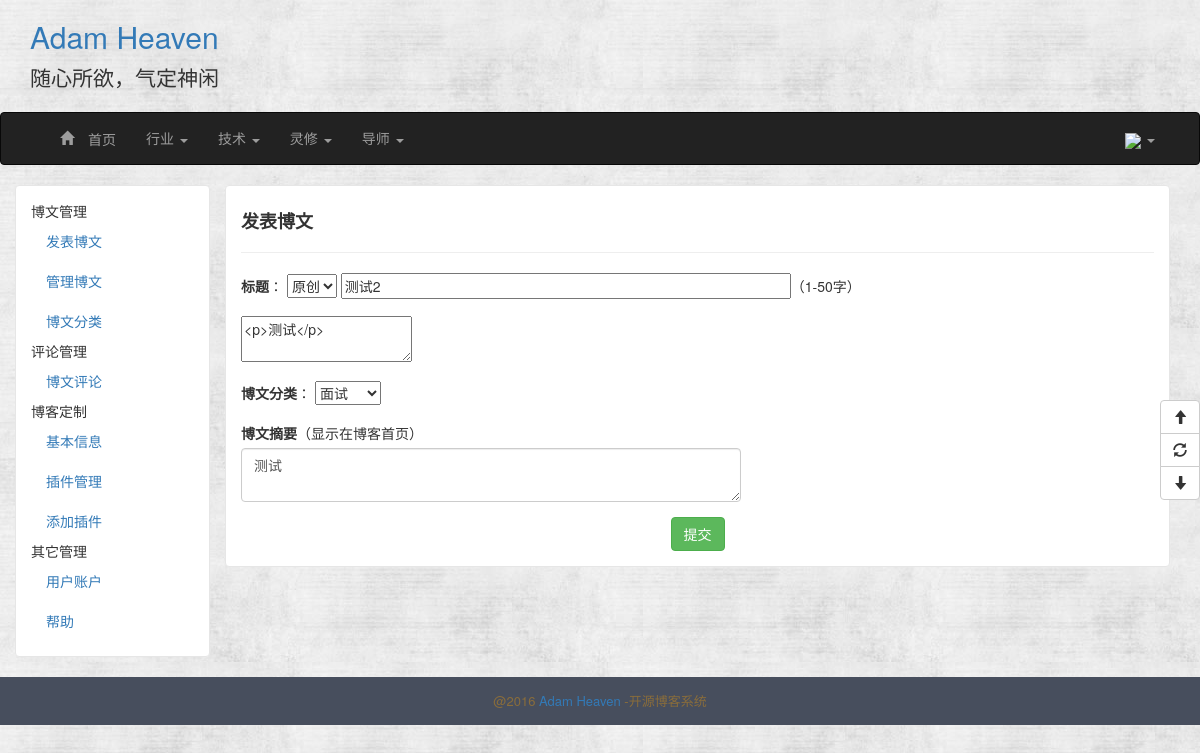
/blog/manage/edit-articles/11 (signed in), run on an earlier commit of the app's database.
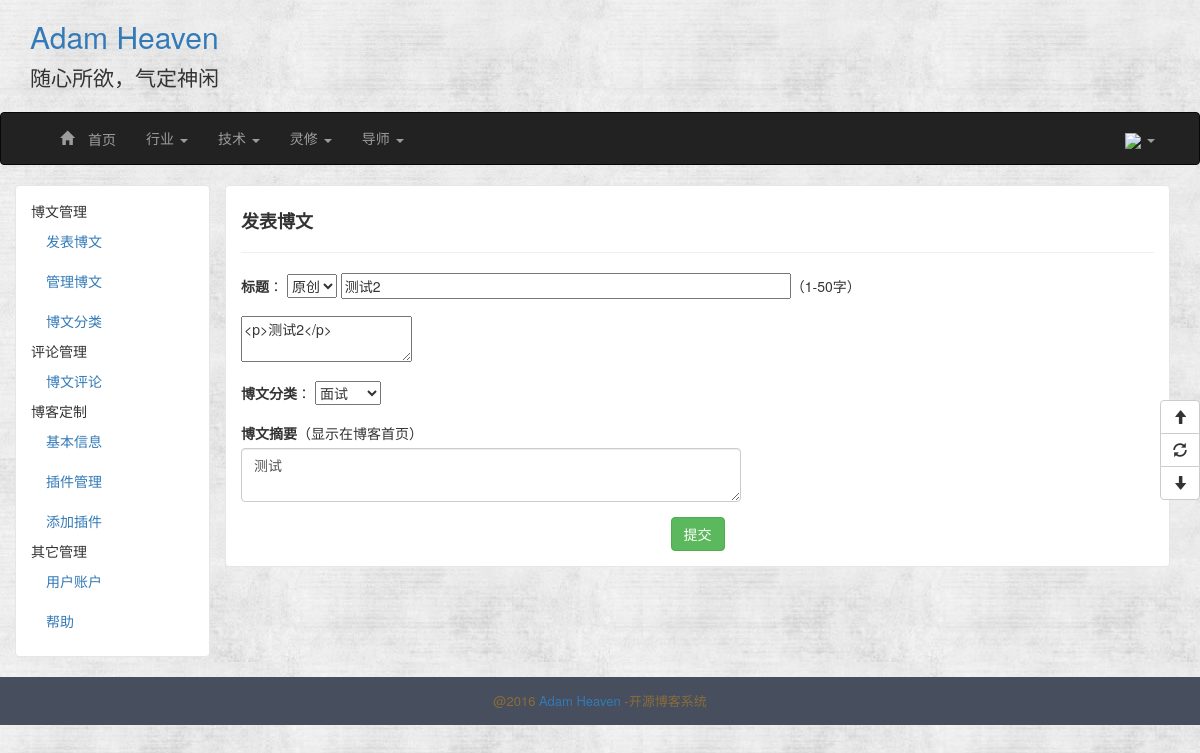
And on a later commit of the database.
### blog/models.py (models this page shows, shortened)
class BlogInfo(db.Model):
    __tablename__ = 'blog_info'
    id = db.Column(db.Integer, primary_key=True)
    title = db.Column(db.String(64))
    signature = db.Column(db.Text)
    navbar = db.Column(db.String(64))

class Menu(db.Model):
    __tablename__ = 'menus'
    id = db.Column(db.Integer, primary_key=True)
    name = db.Column(db.String(64), unique=True)
    types = db.relationship('ArticleType', backref='menu', lazy='dynamic')
    order = db.Column(db.Integer, default=0, nullable=False)

class Article(db.Model):
    __tablename__ = 'articles'
    id = db.Column(db.Integer, primary_key=True)
    title = db.Column(db.String(64), unique=True)
    content = db.Column(db.Text)
    summary = db.Column(db.Text)
    create_time = db.Column(db.DateTime, index=True, default=datetime.utcnow)
    update_time = db.Column(db.DateTime, index=True, default=datetime.utcnow)
    num_of_view = db.Column(db.Integer, default=0)
    article_type_id = db.Column(db.Integer, db.ForeignKey('article_types.id'))
    source_id = db.Column(db.Integer, db.ForeignKey('sources.id'))
    comments = db.relationship('Comment', backref='article', lazy='dynamic')

### blog/manage/views.py (the view, shortened to what this page needs)
@manage_blog_bp.route('/edit-articles/<int:id>', methods=['GET', 'POST'])
@login_required
def editArticles(id):
    article = Article.query.get_or_404(id)
    form = SubmitArticlesForm()
    sources = [(s.id, s.name) for s in Source.query.all()]
    form.source.choices = sources
    types = [(t.id, t.name) for t in ArticleType.query.all()]
    form.types.choices = types
    form.source.data = article.source_id
    form.title.data = article.title
    form.content.data = article.content
    form.types.data = article.article_type_id
    form.summary.data = article.summary
    return render_template('manage/submit_articles.html', form=form)

### blog/manage/forms.py
class SubmitArticlesForm(CommonForm):
    title = StringField(u'标题', validators=[DataRequired(), Length(1, 64)])
    content = TextAreaField(u'博文内容', validators=[DataRequired()])
    summary = TextAreaField(u'博文摘要', validators=[DataRequired()])

### blog/models.py (called while the page is built)
    @property
    def is_hide(self):
        if self.setting:
            return self.setting.hide
        else:
            return False

### um/models.py (called while the page is built)
    def gravatar(self, size=40, default='identicon', rating='g'):
        url = 'http://gravatar.duoshuo.com/avatar'
        hash = self.avatar_hash or hashlib.md5(
            self.email.encode('utf-8')).hexdigest()
        return '{url}/{hash}?s={size}&d={default}&r={rating}'.format(
            url=url, hash=hash, size=size, default=default, rating=rating)

### blog/templates/manage/submit_articles.html (shortened to what this page needs)
{% extends 'manage/manage_base.html' %}
{% block stylesheet %}
    {{ super() }}
    <link rel="stylesheet" type="text/css"
          href="{{ url_for('blog.static', filename='tinymce/js/tinymce/plugins/codesample/css/prism.css') }}">
{% endblock %}
{% block admin_content %}
<div class="entry-box submit-article">
    <h4><strong>发表博文</strong></h4>
    <hr/>
    <form class="submit-article" method="post" action="">
        <div class="form-group">
            {{ form.title.label(class='control-label') }}：
            {{ form.source(class='', required='') }}
            {{ form.title(class='submit-article-title', required='') }}（1-50字）
        </div>
        <div class="form-group">
            {{ form.content() }}
        </div>
        <div class="form-group">
            {{ form.types.label(class='control-label') }}：
            {{ form.types() }}
        </div>
        <div class="form-group">
            {{ form.summary.label(class='control-label') }}（显示在博客首页）<br>
            {{ form.summary(class='submit-article-summary form-control', required='') }}
        </div>
        <div class="submit-article-button">
            <button type="submit" class="btn btn-success">提交</button>
        </div>
    </form>
</div>
{% endblock %}

### blog/templates/manage/manage_base.html (shortened to what this page needs)
{% extends 'base.html' %}
{% block Content %}
<div class="container">
    <div class="row">
        <div class="col-md-2 entry-box" style="background-color: ">
            <ul class="nav nav-list">
				<li class="nav-header">博文管理</li>
				<li><a href="{{ url_for('blog.submitArticles') }}">发表博文</a></li>
				<li><a href="{{ url_for('blog.manage_articles') }}">管理博文</a></li>
				<li><a href="{{ url_for('blog.manage_article_types') }}">博文分类</a></li>
				<li class="nav-header">评论管理</li>
				<li><a href="{{ url_for('blog.manage_comments') }}">博文评论</a></li>
                <li class="nav-header">博客定制</li>
				<li><a href="{{ url_for('blog.custom_blog_info') }}">基本信息</a></li>
				<li><a href="{{ url_for('blog.custom_blog_plugin') }}">插件管理</a></li>
				<li><a href="{{ url_for('blog.add_plugin') }}">添加插件</a></li>
				<li class="nav-header">其它管理</li>
				<li><a href="{{ url_for('blog.account') }}">用户账户</a></li>
				<li><a href="{{ url_for('blog.show_help') }}">帮助</a></li>
			</ul>
        </div>
        <div class="col-md-10">
            {% block admin_content %}
            {% endblock %}
        </div>
    </div>
</div>
{% endblock %}

### blog/templates/base.html (shortened to what this page needs)
<!DOCTYPE html>
<html lang="en">
<head>
    {% block stylesheet %}
        <link href="{{ url_for('blog.static', filename='css/bootstrap.css') }}" rel="stylesheet">
        <link href="{{ url_for('blog.static', filename='css/common.css') }}" rel="stylesheet">
    {% endblock %}
</head>
<body>
<header>
    <div class='header-top'>
        <div class="container">
            <h2  class="blog-title"><a href="{{ url_for('blog.index') }}">{{ BlogInfo.query.first().title }}</a></h2>
            <p class="lead signature">
                {{ BlogInfo.query.first().signature }}
            </p>
        </div>
    </div>
    <nav class="navbar navbar-{{ BlogInfo.query.first().navbar }}" role="navigation">
        <div class="container">
            <div class="collapse navbar-collapse">
                <ul class="nav navbar-nav">
                    <li class=""><a href="{{ url_for('blog.index') }}"><span class="glyphicon glyphicon-home"> 首页</span></a></li>
                    {% for menu in Menu.query.order_by(Menu.order.asc()).all() %}
                        {% if menu.types.count() %}
                            <li class="dropdown">
                                <a href="#" class="dropdown-toggle" data-toggle="dropdown">{{ menu.name }} <b
                                        class="caret"></b></a>
                            </li>
                        {% endif %}
                    {% endfor %}
                </ul>
                <ul class="nav navbar-nav navbar-right">
                    {% if current_user.is_authenticated %}
                        <li class="dropdown">
                            <a href="#" class="dropdown-toggle" data-toggle="dropdown">
                                <img src="{{ current_user.gravatar(size=18) }}">
                                {{ current_user.username }} <b class="caret"></b>
                            </a>
                        </li>
                    {% endif %}
                </ul>
            </div>
        </div>
    </nav>
</header>
{% block Content %}{% endblock %}
<div class="footer">
    <p class="footer-content">
        @2016
        <a href="#">Adam Heaven</a>
        -开源博客系统
    </p>
</div>
<div class="btn-group-vertical floatButton">
    <button id="goTop" class="btn btn-default" title="去顶部" type="button">
        <span class="glyphicon glyphicon-arrow-up"></span>
    </button>
    <button id="refresh" class="btn btn-default" title="刷新" type="button">
        <span class="glyphicon glyphicon-refresh"></span>
    </button>
    <button id="goBottom" class="btn btn-default" title="去底部" type="button">
        <span class="glyphicon glyphicon-arrow-down"></span>
    </button>
</div>
</body>
</html>

### blog/static/css/common.css (style rules this page uses)
body { background: url('../images/background.jpg'); }
.blog-title a:link { text-decoration: none; }
.signature { padding-left: 0px; }
.entry-box { background: #fff; padding: 15px; margin-bottom: 20px; border: 1px solid #e6e6e6; border-radius: 4px; }
.footer { background: #474E5D; padding: 15px 0 5px; font-size: 13px; }
.footer-content { text-align: center; color: #8a6d3b; }
.footer-content a { text-decoration: none; }
.floatButton { position: fixed; top: 50%; right: 0; z-index: 9999999; }
.submit-article-title { width: 450px; }
.submit-article-summary { width: 500px; }
.submit-article-button { text-align: center; }

What changed in the data, as far as the page shows it:
changed Article "原创": content "<p>测试</p>" → "<p>测试2</p>"
